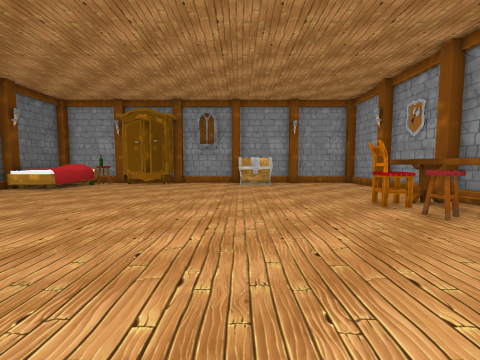
View 1 (above)

12 first-person views from a walk through a 3-D level made in the Unity game engine. The camera is 1.2 m above the floor, tilts 4° down and sees 90° across. The floor is counted in squares, 1 m on a side. Each view is taken from the middle of a square. On the plan, view 1 faces up. The plan holds only what a view shows up to about 12 squares ahead; the rest is blank.

View 2
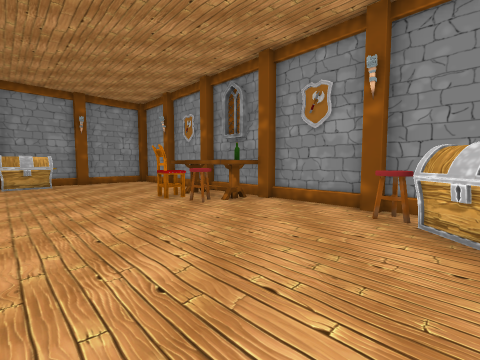

View 3
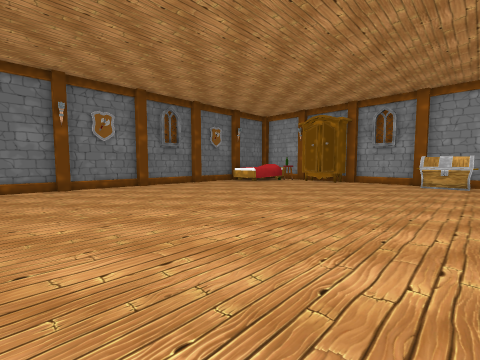

View 4
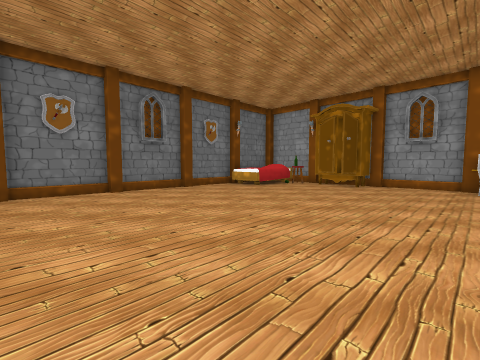

View 5
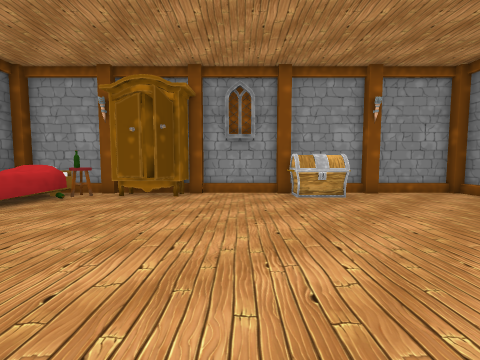

View 6
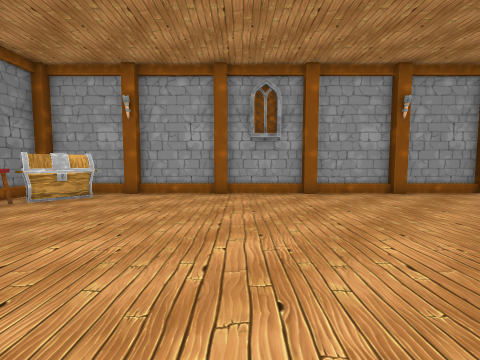

View 7
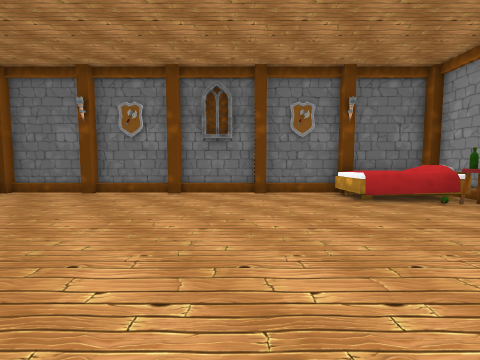

View 8
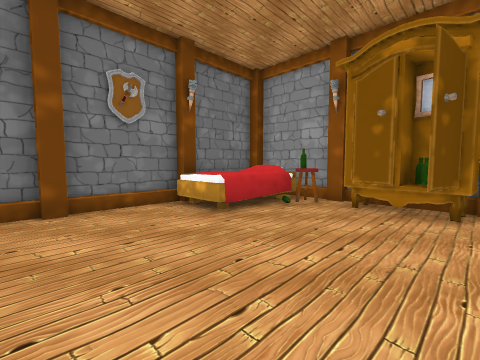

View 9
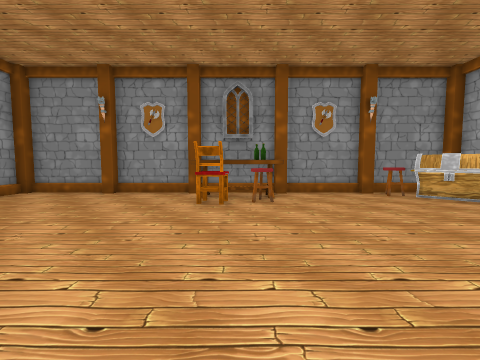

View 10
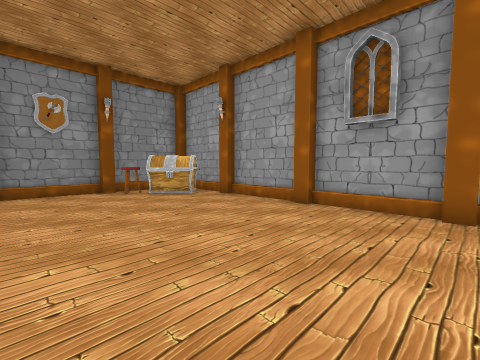

View 11
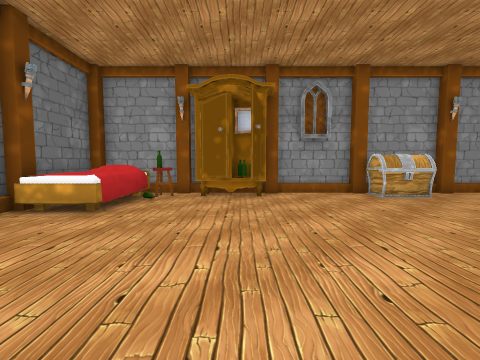

View 12
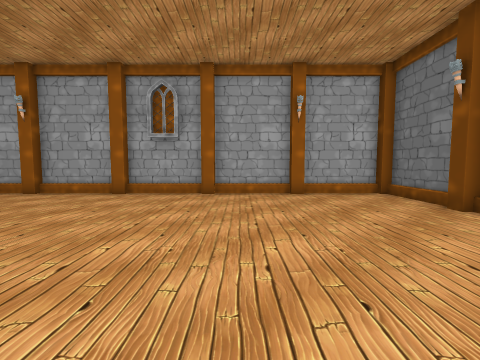

### Floor plan
Points are (right, up) in squares from view 1. A wall is a line through its corners. A room is listed if a view was taken in it or the views show most of it. See-through windows are left out.
Room 1 (views 1, 2, 3, 4, 5, 6, 7, 8, 9, 10, 11, 12)
walls: (-3.6, -2.7) (-0.5, -2.7); (0, -2.7) (3, -2.7); (-10.9, 7.5) (-10.9, 4.5); (-0.5, 14.9) (-3.5, 14.9); (6.9, 4.5) (6.9, 7.5); (-10.9, 3.6) (-10.9, 1.4); (6.9, 8.4) (6.9, 10.5); (-10.9, 10.5) (-10.9, 8.4); (2.5, 14.9) (0.4, 14.9); (6.9, 1.4) (6.9, 3.6); (-7.1, -2.7) (-4, -2.7); (3.5, -2.7) (6.5, -2.7); (-10.9, 0.5) (-10.9, -2.4); (-7.5, 14.9) (-10.5, 14.9); (6.9, 11.6) (6.9, 14.5); (-10.5, -2.7) (-7.5, -2.7); (6.9, -2.4) (6.9, 0.6); (-10.9, 14.5) (-10.9, 11.6); (6.5, 14.9) (3.6, 14.9)
low walls: (-4.5, 14.9) (-6.2, 14.9)
objects: pillar (-11, 1); pillar (-11, 4); pillar (-11, 8); pillar (-11, 11); bed (-10, 11) to (-9, 14); chair (-8, 14); pillar (-7, 15); other object (-6, 13) to (-4, 14); other object (-5, 14); pillar (-4, -2); pillar (-4, 15); chest (0, 13) to (2, 14); pillar (0, 15); pillar (3, -2); pillar (3, 15); chest (4, -2) to (6, -1); chair (4, 5) to (5, 5); chair (4, 6) to (5, 7); chair (6, 0) to (6, 1); table (6, 5) to (6, 7); pillar (7, 1); pillar (7, 4); pillar (7, 8); pillar (7, 11)

Positions as (right, up) in squares from view 1, and headings:
1: (0, 0), facing up
2: (0, -1), facing up-right
3: (2, -1), facing up-left
4: (0, 1), facing up-left
5: (-2, 5), facing up
6: (-1, 7), facing down
7: (-1, 7), facing left
8: (-4, 7), facing up-left
9: (-3, 6), facing right
10: (-4, 4), facing down-right
11: (-5, 5), facing up
12: (-5, 7), facing down
